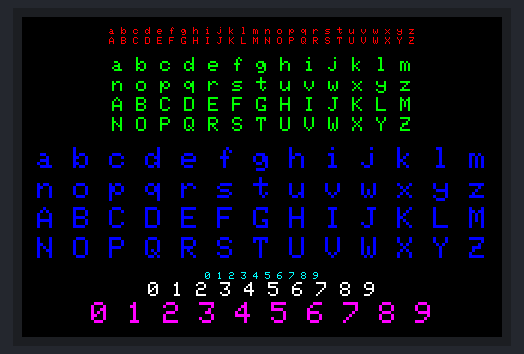
Bench run of a program on a simulated Arduino Mega 2560, built with avr-gcc and run on an emulated ATmega2560. Shown: 320×480 colour display.

Above: at 0.5 s.
At 2.7 s:
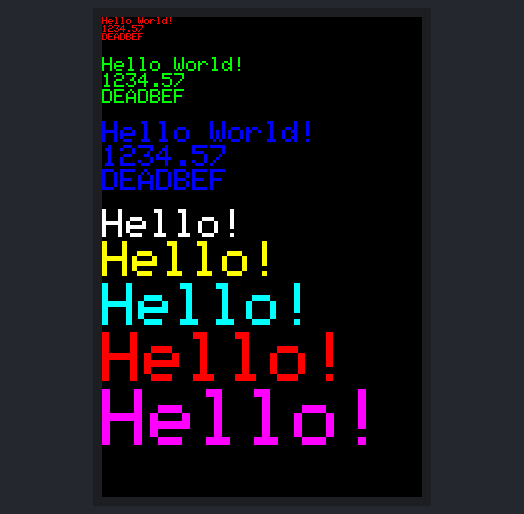

The program:

main.cpp
```cpp
// IMPORTANT: LCDWIKI_KBV LIBRARY MUST BE SPECIFICALLY
// CONFIGURED FOR EITHER THE TFT SHIELD OR THE BREAKOUT BOARD.

// This program is a demo of displaying string
// Set the pins to the correct ones for your development shield or breakout board.
// the 16bit mode only use in Mega.you must modify the mode in the file of lcd_mode.h
// when using the BREAKOUT BOARD only and using these 16 data lines to the LCD,
// pin usage as follow:
//              CS  CD  WR  RD  RST  D0  D1  D2  D3  D4  D5  D6  D7  D8  D9  D10  D11  D12  D13  D14  D15
// Arduino Mega 40  38  39  /   41   37  36  35  34  33  32  31  30  22  23  24   25   26   27   28   29

// Remember to set the pins to suit your display module!

/**********************************************************************************
 * @attention
 *
 * THE PRESENT FIRMWARE WHICH IS FOR GUIDANCE ONLY AIMS AT PROVIDING CUSTOMERS
 * WITH CODING INFORMATION REGARDING THEIR PRODUCTS IN ORDER FOR THEM TO SAVE
 * TIME. AS A RESULT, QD electronic SHALL NOT BE HELD LIABLE FOR ANY
 * DIRECT, INDIRECT OR CONSEQUENTIAL DAMAGES WITH RESPECT TO ANY CLAIMS ARISING
 * FROM THE CONTENT OF SUCH FIRMWARE AND/OR THE USE MADE BY CUSTOMERS OF THE
 * CODING INFORMATION CONTAINED HEREIN IN CONNECTION WITH THEIR PRODUCTS.
 **********************************************************************************/

#include <LCDWIKI_GUI.h> //Core graphics library
#include <LCDWIKI_KBV.h> //Hardware-specific library

// the definiens of 16bit mode as follow:
// if the IC model is known or the modules is unreadable,you can use this constructed function
LCDWIKI_KBV mylcd(ILI9486, 40, 38, 39, -1, 41); // model,cs,cd,wr,rd,reset

// define some colour values
#define BLACK 0x0000
#define BLUE 0x001F
#define RED 0xF800
#define GREEN 0x07E0
#define CYAN 0x07FF
#define MAGENTA 0xF81F
#define YELLOW 0xFFE0
#define WHITE 0xFFFF

void setup()
{
  mylcd.Init_LCD();
  mylcd.Fill_Screen(BLACK);
}

void loop()
{
  mylcd.Set_Rotation(1);
  mylcd.Set_Text_Mode(0);
  mylcd.Set_Text_colour(RED);
  mylcd.Set_Text_Back_colour(BLACK);
  mylcd.Set_Text_Size(1);
  mylcd.Print_String("a b c d e f g h i j k l m n o p q r s t u v w x y z", 87, 10);
  mylcd.Print_String("A B C D E F G H I J K L M N O P Q R S T U V W X Y Z", 87, 20);

  mylcd.Set_Text_colour(GREEN);
  mylcd.Set_Text_Size(2);
  mylcd.Print_String("a b c d e f g h i j k l m", 90, 40);
  mylcd.Print_String("n o p q r s t u v w x y z", 90, 60);
  mylcd.Print_String("A B C D E F G H I J K L M", 90, 80);
  mylcd.Print_String("N O P Q R S T U V W X Y Z", 90, 100);

  mylcd.Set_Text_colour(BLUE);
  mylcd.Set_Text_Size(3);
  mylcd.Print_String("a b c d e f g h i j k l m", 15, 130);
  mylcd.Print_String("n o p q r s t u v w x y z", 15, 160);
  mylcd.Print_String("A B C D E F G H I J K L M", 15, 190);
  mylcd.Print_String("N O P Q R S T U V W X Y Z", 15, 220);

  mylcd.Set_Text_colour(CYAN);
  mylcd.Set_Text_Size(1);
  mylcd.Print_String("0 1 2 3 4 5 6 7 8 9", 183, 255);
  mylcd.Set_Text_colour(WHITE);
  mylcd.Set_Text_Size(2);
  mylcd.Print_String("0 1 2 3 4 5 6 7 8 9", 126, 265);
  mylcd.Set_Text_colour(MAGENTA);
  mylcd.Set_Text_Size(3);
  mylcd.Print_String("0 1 2 3 4 5 6 7 8 9", 69, 285);
  // display 1 times string
  delay(2000);
  mylcd.Set_Rotation(0);
  mylcd.Fill_Screen(0x0000);
  mylcd.Set_Text_colour(RED);
  mylcd.Set_Text_Back_colour(BLACK);
  mylcd.Set_Text_Size(1);
  mylcd.Print_String("Hello World!", 0, 0);
  mylcd.Print_Number_Float(01234.56789, 2, 0, 8, '.', 0, ' ');
  mylcd.Print_Number_Int(0xDEADBEF, 0, 16, 0, ' ', 16);
  // mylcd.Print_String("DEADBEF", 0, 16);

  // display 2 times string
  mylcd.Set_Text_colour(GREEN);
  mylcd.Set_Text_Size(2);
  mylcd.Print_String("Hello World!", 0, 40);
  mylcd.Print_Number_Float(01234.56789, 2, 0, 56, '.', 0, ' ');
  mylcd.Print_Number_Int(0xDEADBEF, 0, 72, 0, ' ', 16);
  // mylcd.Print_String("DEADBEEF", 0, 72);

  // display 3 times string
  mylcd.Set_Text_colour(BLUE);
  mylcd.Set_Text_Size(3);
  mylcd.Print_String("Hello World!", 0, 104);
  mylcd.Print_Number_Float(01234.56789, 2, 0, 128, '.', 0, ' ');
  mylcd.Print_Number_Int(0xDEADBEF, 0, 152, 0, ' ', 16);
  // mylcd.Print_String("DEADBEEF", 0, 152);

  // display 4 times string
  mylcd.Set_Text_colour(WHITE);
  mylcd.Set_Text_Size(4);
  mylcd.Print_String("Hello!", 0, 192);

  // display 5 times string
  mylcd.Set_Text_colour(YELLOW);
  mylcd.Set_Text_Size(5);
  mylcd.Print_String("Hello!", 0, 224);

  // display 6 times string
  mylcd.Set_Text_colour(CYAN);
  mylcd.Set_Text_Size(6);
  mylcd.Print_String("Hello!", 0, 266);

  // display 7 times string
  mylcd.Set_Text_colour(RED);
  mylcd.Set_Text_Size(7);
  mylcd.Print_String("Hello!", 0, 315);

  // display 8 times string
  mylcd.Set_Text_colour(MAGENTA);
  mylcd.Set_Text_Size(8);
  mylcd.Print_String("Hello!", 0, 372);
  delay(2000);
  mylcd.Fill_Screen(0x0000);
}
```

Measured:
- what the display in image 1 shows lasts 2.0 s, from 2.7 s to 4.7 s
